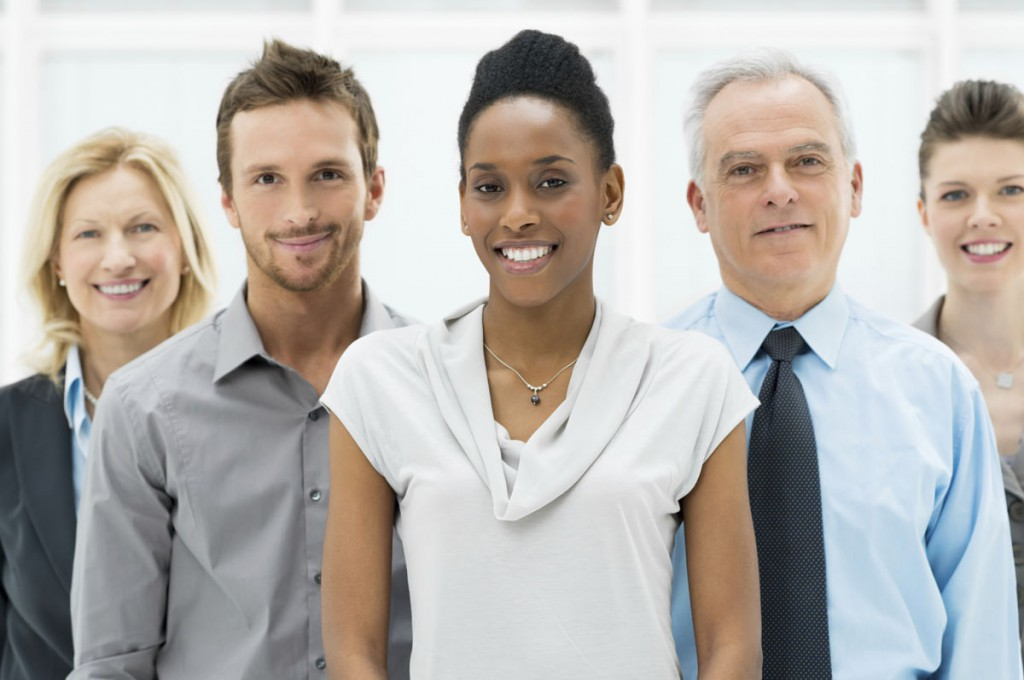
#> input picture p1.jpg, 1024 x 680 px, found by its file name
$ python practice1.py
#> lines starting #> are read from the running program, lines starting #| are printed output that depends on the picture; after the words box and inside, x2 and y2 are one past the last pixel; in counts of white or black regions, pixels touching at a corner belong together
# -*- coding: utf-8 -*-
"""
Created on Tue Apr 16 13:04:23 2019

@author: ACER
 """

import cv2
image = cv2.imread("C:/Users/ACER/Desktop/python/Open_CV/p1.jpg", 1)
#> image is the input picture: shape (680, 1024, 3); mean B, G, R 174.7, 179.3, 183.8

resize = cv2.resize(image , (int(image.shape[1]/2), int(image.shape[0]/2)))


print(resize)
#> (printed output is left out)
print(resize.shape)
#| (340, 512, 3)


face_cascade = cv2.CascadeClassifier("C:\\Users\\ACER\\Desktop\\python\\opencv\\sources\\data\\haarcascades\\haarcascade_frontalface_default.xml")
gray_img = cv2.cvtColor(image,cv2.COLOR_BGR2GRAY)
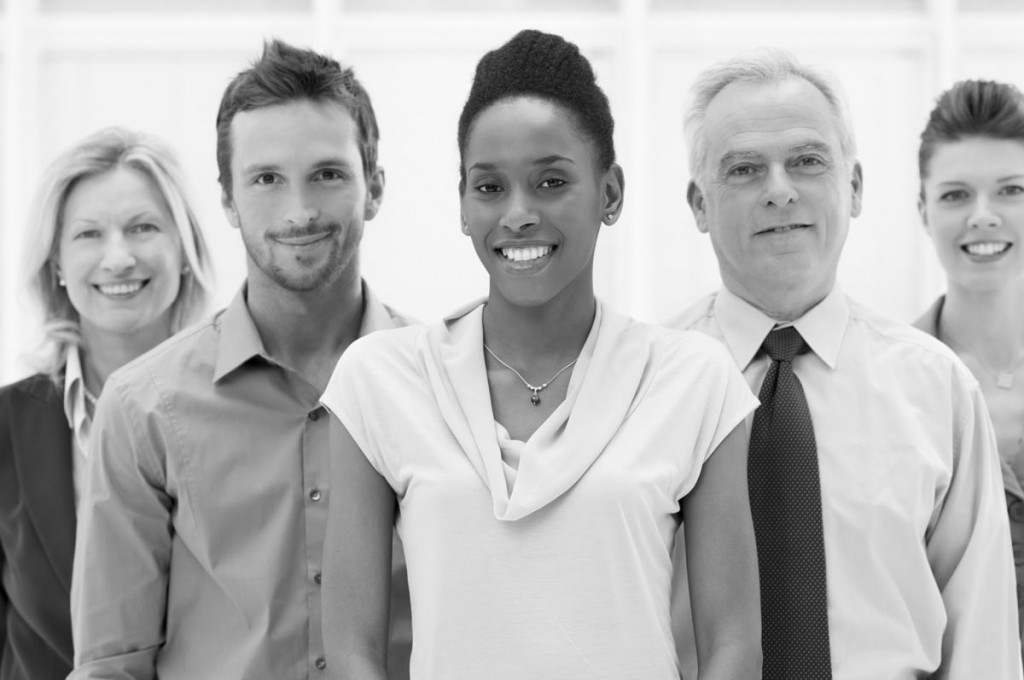
#> gray_img: shape (680, 1024); min 0, max 253, mean 180.1
faces = face_cascade.detectMultiScale(gray_img , scaleFactor = 1.05 , minNeighbors=5)
#> faces = [[44, 175, 147, 147], [435, 116, 175, 175], [691, 98, 177, 177], [207, 109, 180, 180]]
print(type(faces))
#| <class 'numpy.ndarray'>
print(faces)
#| [[ 44 175 147 147]
#|  [435 116 175 175]
#|  [691  98 177 177]
#|  [207 109 180 180]]

for x,y,w,h in faces:
    image = cv2.rectangle(image , (x,y), (x+w, y+h), (0,255,0),3 )
#> this loop made 4 passes
#> pass 1, `image = cv2.rectangle(image , (x,y), (x+w, y+h), (0,255,0),3 )`:
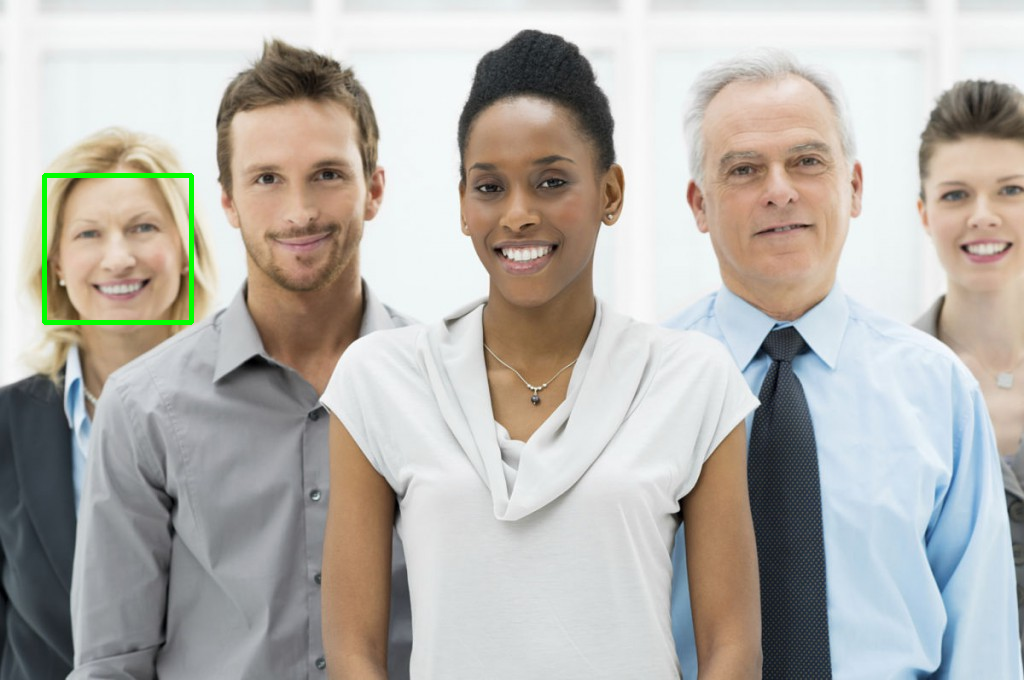
#> image: shape (680, 1024, 3); 0.42% of pixels changed, all inside (x1, y1, x2, y2) = (42, 173, 194, 325)
#> pass 2, `image = cv2.rectangle(image , (x,y), (x+w, y+h), (0,255,0),3 )`:
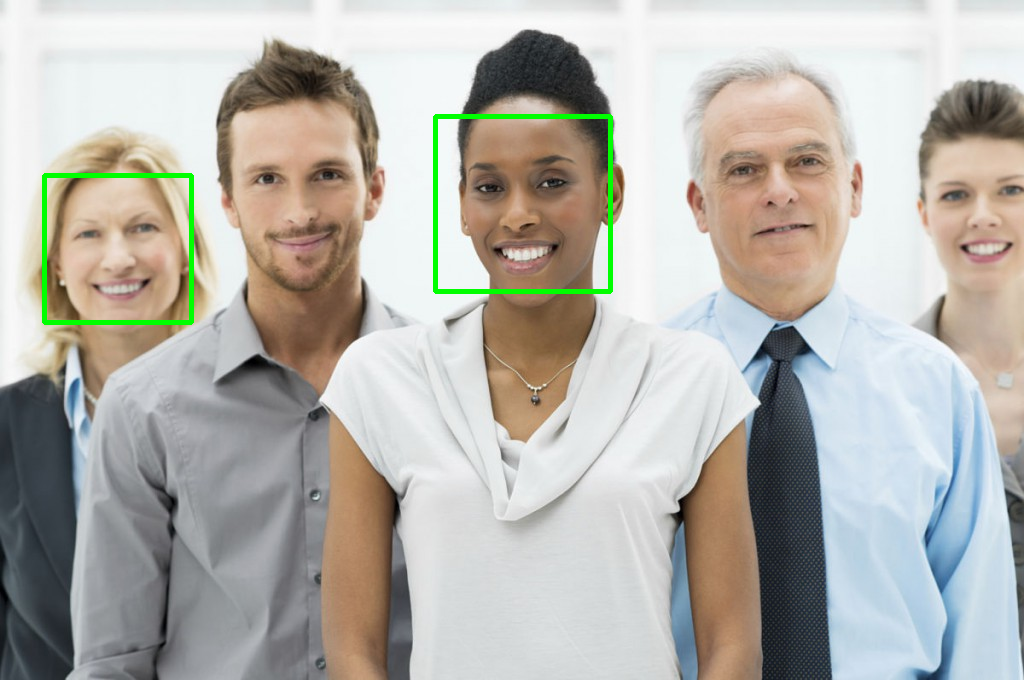
#> image: shape (680, 1024, 3); 0.5% of pixels changed, all inside (x1, y1, x2, y2) = (433, 114, 613, 294)
#> pass 3, `image = cv2.rectangle(image , (x,y), (x+w, y+h), (0,255,0),3 )`:
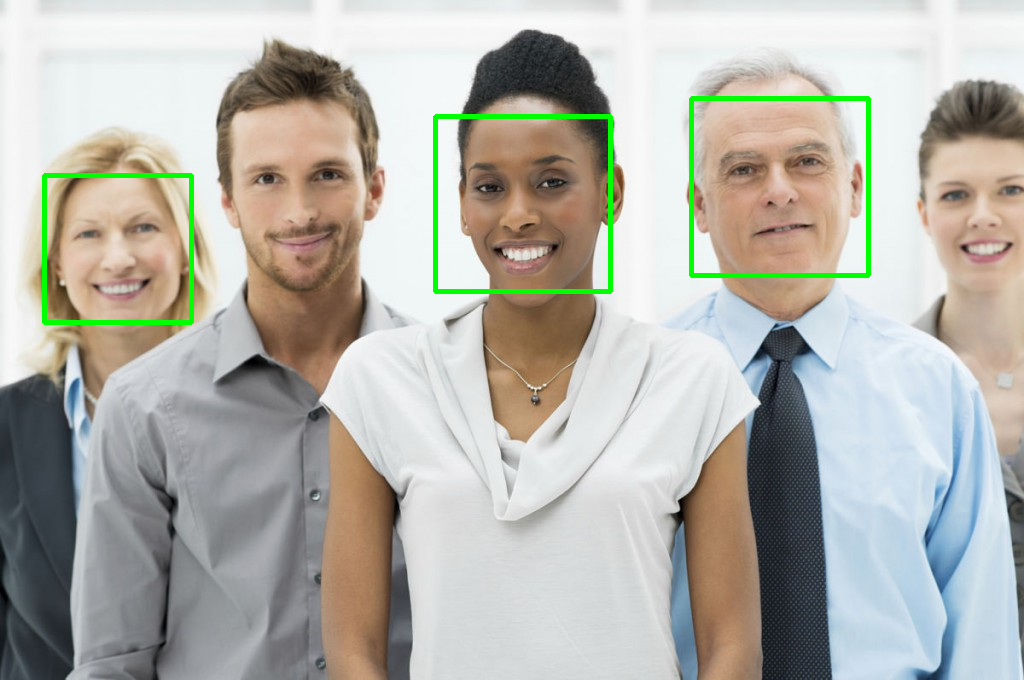
#> image: shape (680, 1024, 3); 0.51% of pixels changed, all inside (x1, y1, x2, y2) = (689, 96, 871, 278)
#> after the loop:
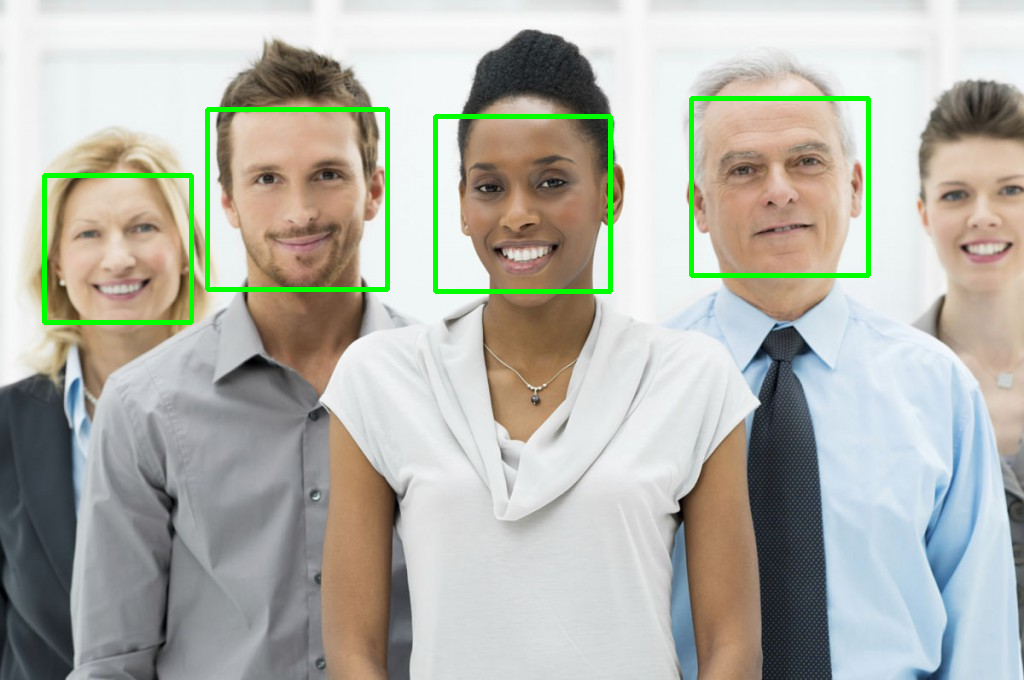
#> image: shape (680, 1024, 3); 0.52% of pixels changed, all inside (x1, y1, x2, y2) = (205, 107, 390, 292)
cv2.imshow("Gray",image)
cv2.waitKey(0)
